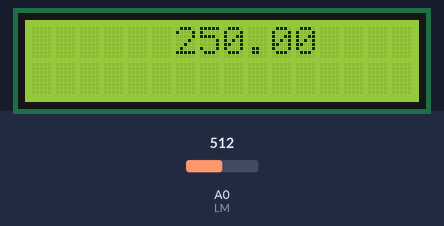
Recording of a sketch running on a simulated Arduino Uno, built with avr-gcc and run on an emulated ATmega328P. Shown: 16×2 character LCD. The inputs (shaded band) are chosen by the test bench; at power-on: A0 (LM) = 512.

Above: at 1.2 s.
1.3 s: A0 (LM) set to 716
At 2.2 s:
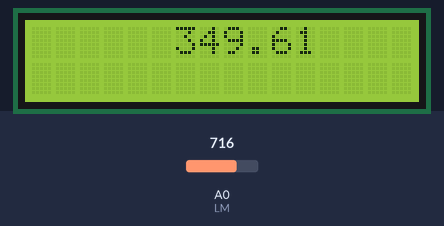
2.8 s: A0 (LM) set to 900
At 3.3 s:
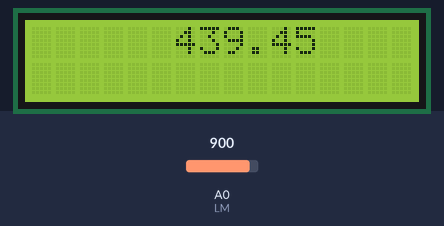
4.3 s: A0 (LM) set to 1023
At 5.7 s:
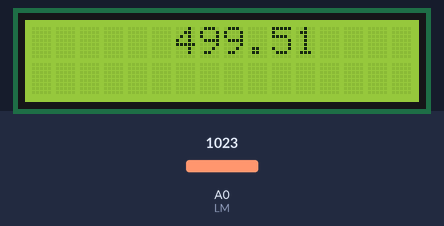
Timing chart, 0 to 7.3 s (numbered marks = the images above; inputs shaded):
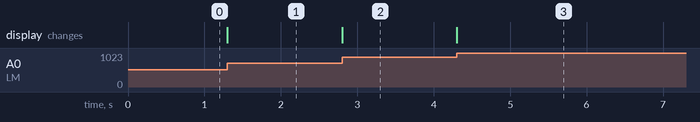

The sketch:

lcd2.ino
```cpp
#include <LiquidCrystal.h>
LiquidCrystal LCD1(8,9,4,5,6,7);
float temp;
const int LM =A0;
void setup() {
  LCD1.begin(16,2);

  // put your setup code here, to run once:

}

void loop() {
  temp= analogRead(LM);
  temp = (5*temp*100)/1024;
  LCD1.setCursor(6,0);
  LCD1.print(temp);

  // put your main code here, to run repeatedly:

}
```

Measured:
- after the input at 1.3 s, the display: changes at once (image 1)
- after the input at 2.8 s, the display: changes at once (image 2)
- after the input at 4.3 s, the display: changes at once (image 3)
